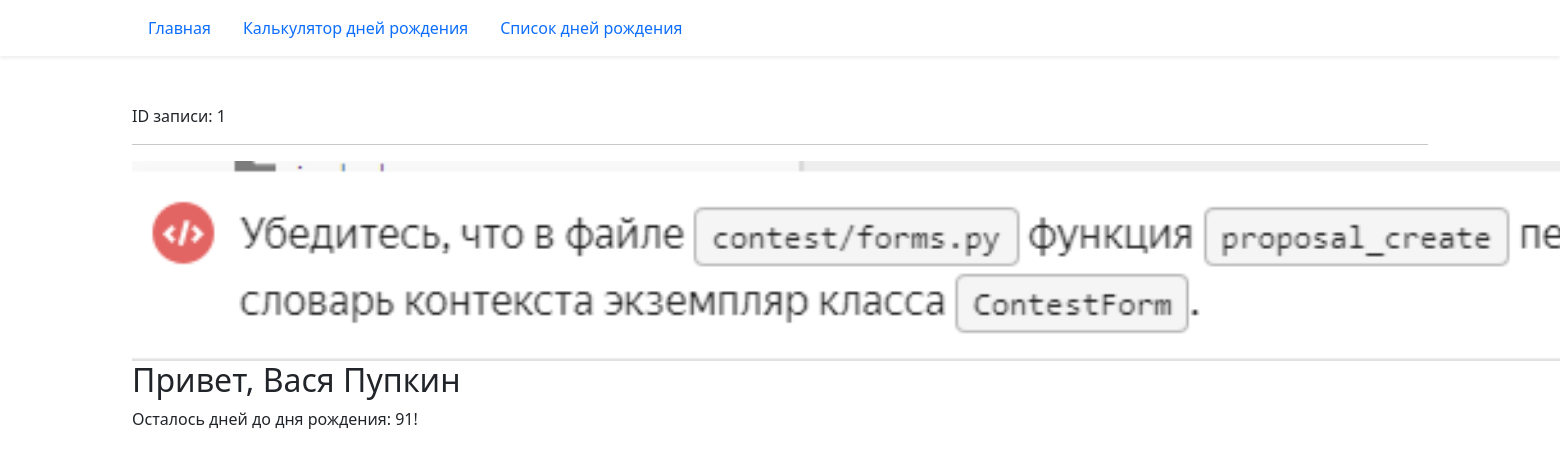
Screenshot of /birthday/1/ with the database file from the repository.
### birthday/models.py (models this page shows, shortened)
class Birthday(models.Model):
    first_name = models.CharField('Имя', max_length=20)
    last_name = models.CharField('Фамилия', blank=True, help_text='Необязательное поле', max_length=20)
    birthday = models.DateField('Дата рождения', validators=(real_age,))
    image = models.ImageField('Фото', blank=True, upload_to='birthdays_images')
    class Meta:
        constraints = (models.UniqueConstraint(fields=('first_name', 'last_name', 'birthday'), name='Unique person constraint',),)

### birthday/views.py (the view)
# urls.py: path('<int:pk>/', views.BirthdayDetailView.as_view(), name='detail'),
class BirthdayDetailView(DetailView):
    model = Birthday
    def get_context_data(self, **kwargs):
        context = super().get_context_data(**kwargs)
        context['birthday_countdown'] = calculate_birthday_countdown(
            self.object.birthday
        )
        return context

### birthday/utils.py (called while the page is built)
def calculate_birthday_countdown(birthday):
    today = date.today()
    this_year_birthday = get_birthday_for_year(birthday, today.year)
    if this_year_birthday < today:
        next_birthday = get_birthday_for_year(birthday, today.year + 1)
    else:
        next_birthday = this_year_birthday
    birthday_countdown = (next_birthday - today).days
    return birthday_countdown

def get_birthday_for_year(birthday, year):
    try:
        calculated_birthday = birthday.replace(year=year)
    except ValueError:
        calculated_birthday = date(year=year, month=3, day=1)
    return calculated_birthday

### templates/birthday/birthday_detail.html
{% extends "base.html" %}
{% block content %}
  ID записи: {{ object.id }}
  <hr>
  {% if birthday.image %}
    <div>
      <img src="{{ birthday.image.url }}" height="200">
    </div>
  {% endif %}
   <h2>Привет, {{ object.first_name }} {{ object.last_name }}</h2>
  {% if birthday_countdown == 0 %}
    <p>С днём рождения!</p>
  {% else %}
    <p>Осталось дней до дня рождения: {{ birthday_countdown }}!</p>
  {% endif %}
{% endblock content %}

### rows the page displays
Birthday: id "1", image (picture), first_name "Вася", last_name "Пупкин"

### other values shown
{{ birthday_countdown }} "91"
